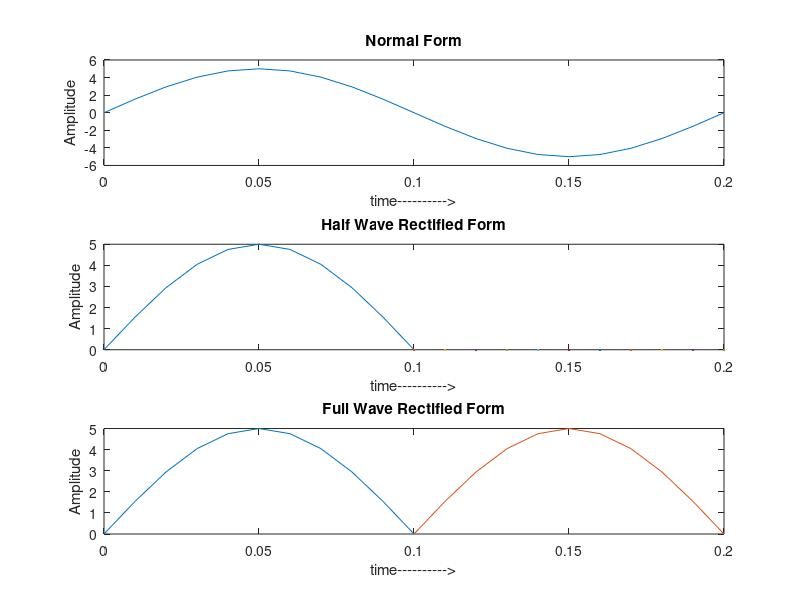

Here is the MATLAB script that generated this plot:
clc;
clear all;
close all;

a=input('Please enter the amplitude: ');
f=input('Please enter the frequency: ');

T=1/f;
t=0:0.01:T;
y=a*sin(2*pi*f*t);

t1=0:0.01:T/2;
h1=a*sin(2*pi*f*t1);
fprintf('For Half Wave Rectifier');
Vavg=a/pi
Vrms=a/2   
Form_Factor=Vrms/Vavg
Ripple_Factor=sqrt(((Form_Factor)*(Form_Factor))-1)

fprintf('For Full Wave Rectifier');
Vavg1=2*a/pi
Vrms1=a/1.414    
Form_Factor1=Vrms1/Vavg1
Ripple_Factor1=sqrt(((Form_Factor1)*(Form_Factor1))-1)

t2=T/2:0.01:T;   
h2=0;

subplot(3,1,1);
plot(t,y);
xlabel('time---------->');
ylabel('Amplitude');
title('Normal Form');

subplot(3,1,2);
plot(t1,h1,t2,h2);
xlabel('time---------->');
ylabel('Amplitude');
title('Half Wave Rectified Form');

subplot(3,1,3);
plot(t1,h1,t2,h1);
xlabel('time---------->');
ylabel('Amplitude');
title('Full Wave Rectified Form');